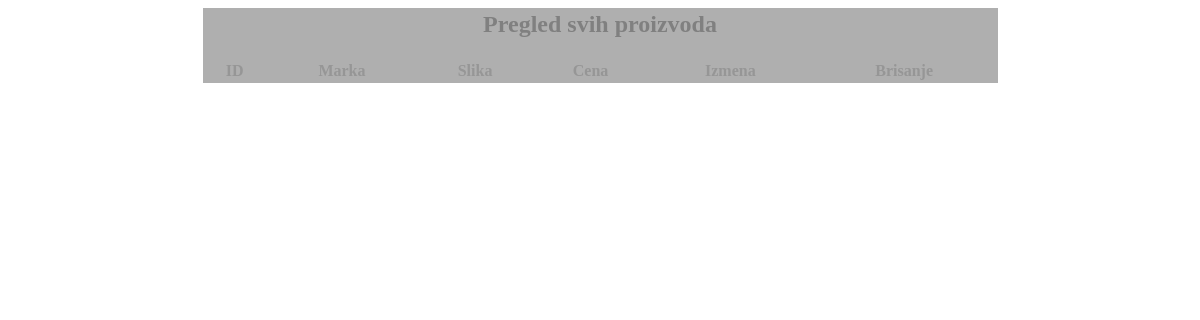
Before: /admin_area/pregled_proizvoda.php with the older database file.
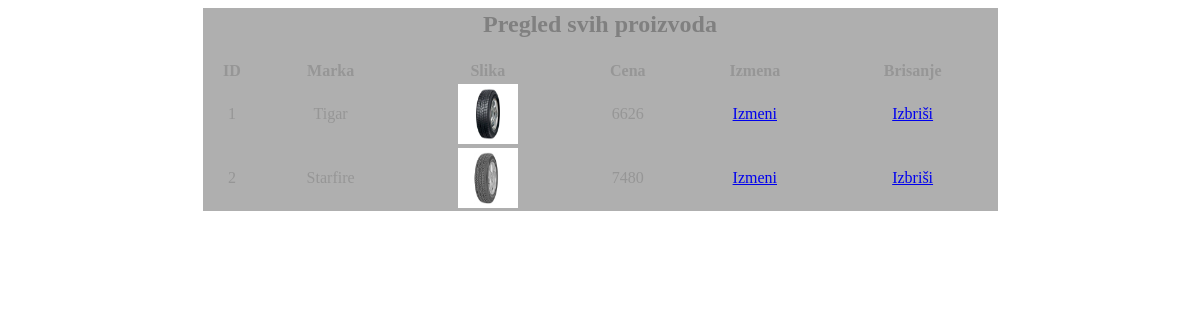
After: the same page with the newer database file.
### tables this page shows
CREATE TABLE IF NOT EXISTS `gume` (
  `id_guma` int(11) NOT NULL AUTO_INCREMENT,
  `id_marka` int(10) NOT NULL,
  `visina` int(10) NOT NULL,
  `sirina` int(10) NOT NULL,
  `precnik` varchar(10) NOT NULL,
  `opterecenje` varchar(10) NOT NULL,
  `indeks_brzine` text NOT NULL,
  `id_sezona` int(10) NOT NULL,
  `cena` varchar(10) NOT NULL,
  `slika` varchar(200) NOT NULL,
  `garancija` int(10) NOT NULL,
  PRIMARY KEY (`id_guma`),
  KEY `id_marka` (`id_marka`),
  KEY `id_sezona` (`id_sezona`)
);

CREATE TABLE IF NOT EXISTS `marka` (
  `id_marka` int(11) NOT NULL AUTO_INCREMENT,
  `marka` varchar(50) NOT NULL,
  PRIMARY KEY (`id_marka`)
);

### admin_area/pregled_proizvoda.php (the view, shortened to what this page needs)
<html>
<head>
</head>
<body>
</body>
</html>
<table width="795" align="center" bgcolor="#AFAFAF" >
    <tr align="center">
        <td colspan="6"><h2 style="color: grey;font-family: 'Bebas Neue Regular'">Pregled svih proizvoda</h2></td>
    </tr>
    <tr align="center" style="background-color: transparent;color: #969696"">
        <th style="text-align: center">ID</th>
        <th style="text-align: center">Marka</th>
        <th style="text-align: center">Slika</th>
        <th style="text-align: center">Cena</th>
        <th style="text-align: center">Izmena</th>
        <th style="text-align: center">Brisanje</th>
    </tr>
    <?php
    global $con;
    $get_pro = "select g.*,m.* from gume g
    JOIN marka m ON g.id_marka = m.id_marka ";
    $run_pro = mysqli_query($con, $get_pro);
    $i=0;
    while($row_pro = mysqli_fetch_array($run_pro)) {
        $id_gume = $row_pro['id_guma'];
        $marka = $row_pro['marka'];
        $slika = $row_pro['slika'];
        $cena = $row_pro['cena'];
        $i++;
        ?><tr align="center">
            <td style="color: #969696;font-family: 'Bebas Neue Regular'"><?php echo $i; ?></td>
            <td style="color: #969696;font-family: 'Bebas Neue Regular'"><?php echo $marka;?></td>
            <td><img style="background-color: transparent" src="product_images/<?php echo $slika;?>"width="60" height="60"/> </td>
            <td style="color: #969696;font-family: 'Bebas Neue Regular'"><?php echo $cena;?></td>
            <td><a href="index.php?izmena_proizvoda=<?php echo $id_gume; ?>">Izmeni</a></td>
            <td><a href="delete_pro.php?delete_pro=<?php echo $id_gume; ?>">Izbriši</a></td>
        </tr>
    <?php } ?>
</table>

Changed rows visible on the page:
added gume: id_marka.marka "Tigar", slika (picture), cena "6626"
added gume: id_marka.marka "Starfire", slika (picture), cena "7480"
